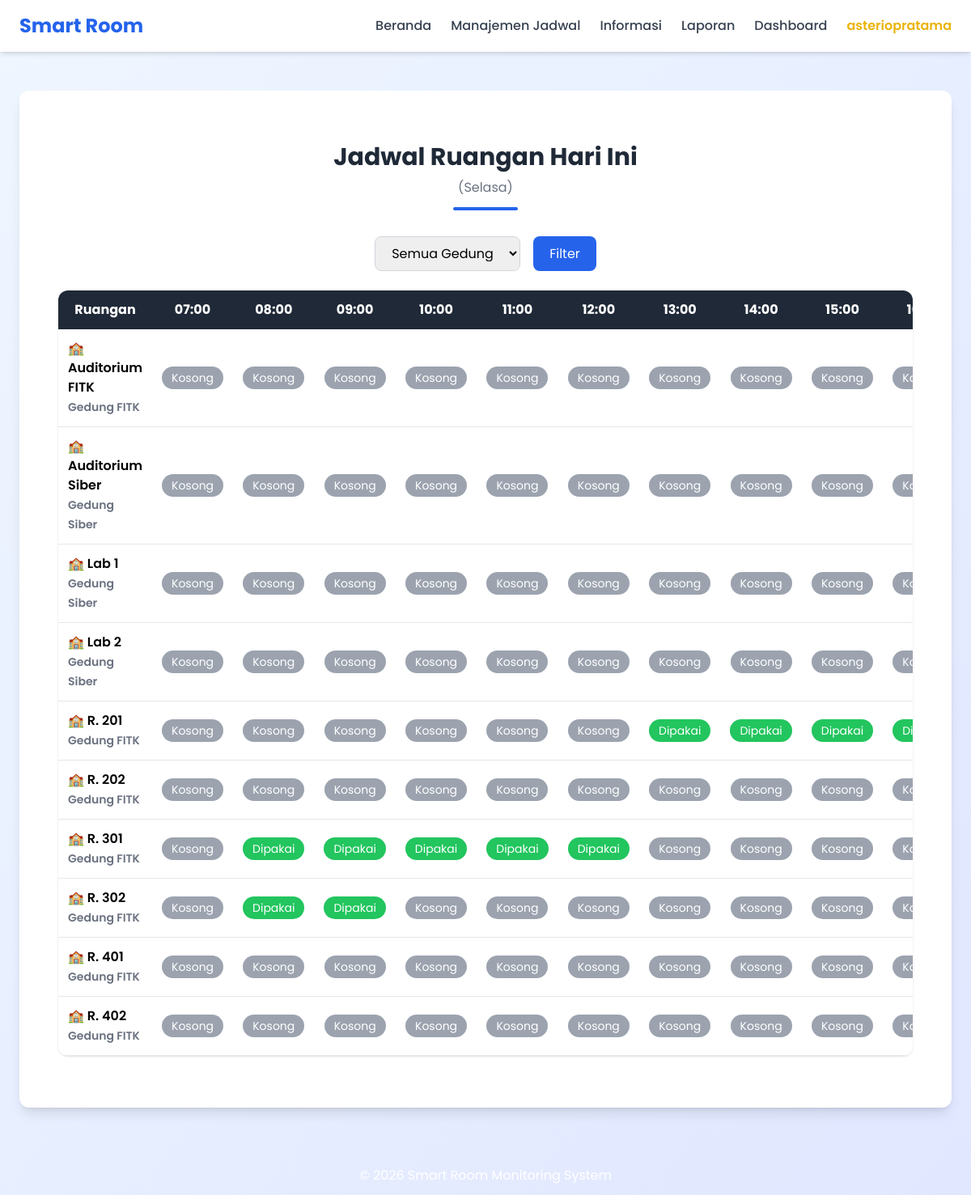
Screenshot of /index.php?menu=status (signed in) with the database file from the repository.
### tables this page shows
CREATE TABLE `ruangan` (
  `id_ruangan` int(11) NOT NULL,
  `id_gedung` int(11) DEFAULT NULL,
  `nama_ruangan` varchar(50) DEFAULT NULL,
  `kapasitas` int(11) DEFAULT NULL
);

CREATE TABLE `gedung` (
  `id_gedung` int(11) NOT NULL,
  `nama_gedung` varchar(100) DEFAULT NULL
);

### pages/status.php (the view, shortened to what this page needs)
<?php
require_once dirname(__DIR__) . "/config/koneksi.php";
$today = date("l");
$hariMap = [
"Monday"=>"Senin",
"Tuesday"=>"Selasa",
"Wednesday"=>"Rabu",
"Thursday"=>"Kamis",
"Friday"=>"Jumat",
"Saturday"=>"Sabtu",
"Sunday"=>"Minggu"
];
$hari = $hariMap[$today];
$where="";
$ruangan = mysqli_query($conn,"
SELECT ruangan.*, gedung.nama_gedung
FROM ruangan
LEFT JOIN gedung ON ruangan.id_gedung = gedung.id_gedung
$where
ORDER BY ruangan.nama_ruangan
");
$jamList = [
"07:00:00","08:00:00","09:00:00","10:00:00",
"11:00:00","12:00:00","13:00:00","14:00:00",
"15:00:00","16:00:00","17:00:00"
];
?>
<div class="max-w-7xl mx-auto px-6 py-10">
<div class="mb-8 text-center">
<h2 class="text-3xl font-bold text-gray-800">
Jadwal Ruangan Hari Ini
</h2>
<p class="text-gray-500 mt-2">
(<?php echo $hari ?>)
</p>
<div class="w-20 h-1 bg-blue-600 mx-auto mt-3 rounded"></div>
</div>
<form method="GET" action="index.php" class="mb-6">
<div class="flex flex-wrap gap-4 justify-center">
<select name="gedung"
class="border border-gray-300 rounded-lg px-4 py-2 focus:ring-2 focus:ring-blue-500">
<option value="">Semua Gedung</option>
</select>
<button
class="bg-blue-600 text-white px-5 py-2 rounded-lg hover:bg-blue-700 transition">
Filter
</button>
</div>
</form>
<div class="overflow-x-auto bg-white shadow rounded-xl">
<table class="min-w-full text-center border-collapse">
<thead class="bg-gray-800 text-white">
<tr>
<th class="p-3">Ruangan</th>
<?php
foreach($jamList as $jam){
echo "<th class='p-3'>".substr($jam,0,5)."</th>";
}
?>
</tr>
</thead>
<tbody>
<?php
while($r=mysqli_fetch_assoc($ruangan)){
echo "<tr class='border-b hover:bg-gray-50'>";
echo "<td class='p-3 font-semibold text-left'>
🏫 ".$r['nama_ruangan']."
<br>
<span class='text-sm text-gray-500'>".$r['nama_gedung']."</span>
</td>";
foreach($jamList as $jam){
$q=mysqli_query($conn,"
SELECT *
FROM jadwal
WHERE id_ruangan='".$r['id_ruangan']."'
AND hari='$hari'
AND '$jam' BETWEEN jam_mulai AND jam_selesai
");
if(mysqli_num_rows($q)>0){
echo "<td class='p-3'>
<span class='bg-green-500 text-white px-3 py-1 rounded-full text-sm'>
Dipakai
</span>
</td>";
}else{
echo "<td class='p-3'>
<span class='bg-gray-400 text-white px-3 py-1 rounded-full text-sm'>
Kosong
</span>
</td>";
}
}
echo "</tr>";
}
?>
</tbody>
</table>
</div>
</div>

### index.php (style rules this page uses)
body { font-family: 'Poppins', sans-serif; }

### rows the page displays
ruangan: nama_ruangan "Auditorium FITK", id_gedung.nama_gedung "Gedung FITK"
ruangan: nama_ruangan "Auditorium Siber", id_gedung.nama_gedung "Gedung Siber"
ruangan: nama_ruangan "Lab 1", id_gedung.nama_gedung "Gedung Siber"
ruangan: nama_ruangan "Lab 2", id_gedung.nama_gedung "Gedung Siber"
ruangan: nama_ruangan "R. 201", id_gedung.nama_gedung "Gedung FITK"
ruangan: nama_ruangan "R. 202", id_gedung.nama_gedung "Gedung FITK"
ruangan: nama_ruangan "R. 301", id_gedung.nama_gedung "Gedung FITK"
ruangan: nama_ruangan "R. 302", id_gedung.nama_gedung "Gedung FITK"
ruangan: nama_ruangan "R. 401", id_gedung.nama_gedung "Gedung FITK"
ruangan: nama_ruangan "R. 402", id_gedung.nama_gedung "Gedung FITK"

### other values shown
$_SESSION['username'] "asteriopratama"
$hari "Selasa"
substr($jam,0,5) "07:00"
substr($jam,0,5) "08:00"
substr($jam,0,5) "09:00"
substr($jam,0,5) "10:00"
substr($jam,0,5) "11:00"
substr($jam,0,5) "12:00"
substr($jam,0,5) "13:00"
substr($jam,0,5) "14:00"
substr($jam,0,5) "15:00"
